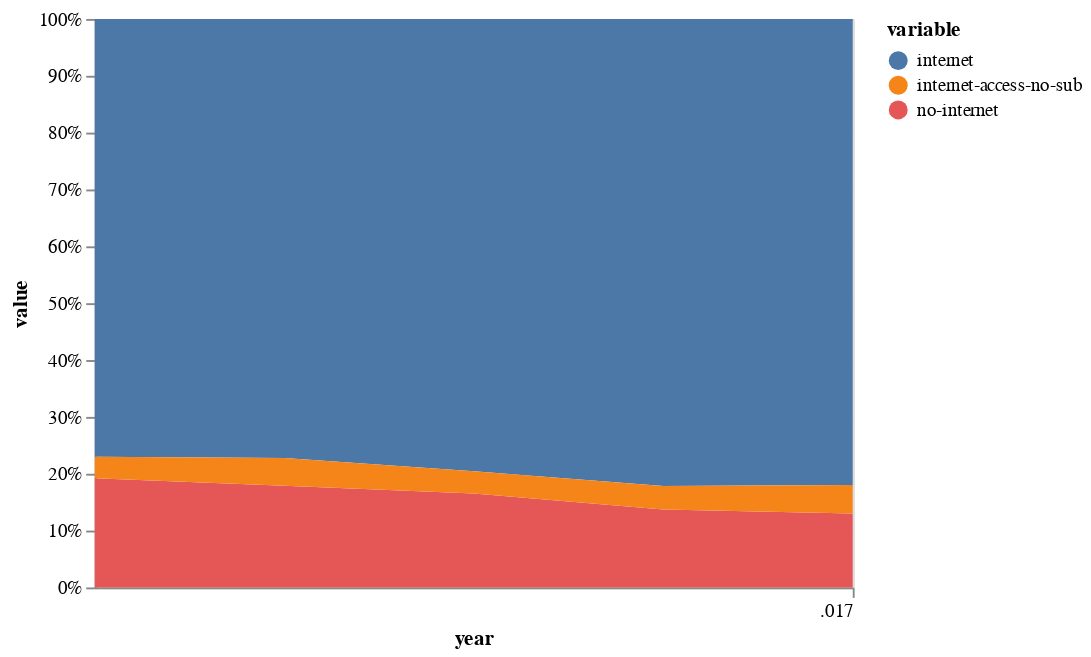

Notebook source saved alongside this figure:
### Markdown cell above
Can you show that as a normalized area chart? I.e. the categories add up to 100%?

Bonus: Figure out how to create a tooltip so when you hover over each area, it tells you the year, category and value.

### Code cell
alt.Chart(internet_vt_long).mark_area().encode(
    x="year:T",
    y=alt.Y("value:Q", stack="normalize"),
    color="variable:N",
    tooltip=['year', 'variable', 'value']
)

### Figure 1 — Vega-Lite specification as saved in the notebook (floating-point values rounded to 4 significant figures)
{"config": {"view": {"continuousWidth": 400, "continuousHeight": 300}}, "data": {"name": "data-22d599d91940b737985e8f9d22af4af2"}, "mark": "area", "encoding": {"color": {"type": "nominal", "field": "variable"}, "tooltip": [{"type": "quantitative", "field": "year"}, {"type": "nominal", "field": "variable"}, {"type": "quantitative", "field": "value"}], "x": {"type": "temporal", "field": "year"}, "y": {"type": "quantitative", "field": "value", "stack": "normalize"}}, "$schema": "https://vega.github.io/schema/vega-lite/v4.0.2.json", "datasets": {"data-22d599d91940b737985e8f9d22af4af2": [{"year": 2013, "variable": "no-internet", "value": 48591}, {"year": 2014, "variable": "no-internet", "value": 46029}, {"year": 2015, "variable": "no-internet", "value": 42129}, {"year": 2016, "variable": "no-internet", "value": 34919}, {"year": 2017, "variable": "no-internet", "value": 33400}, {"year": 2013, "variable": "internet", "value": 195037}, {"year": 2014, "variable": "internet", "value": 198660}, {"year": 2015, "variable": "internet", "value": 202770}, {"year": 2016, "variable": "internet", "value": 209394}, {"year": 2017, "variable": "internet", "value": 210329}, {"year": 2013, "variable": "internet-access-no-sub", "value": 9606}, {"year": 2014, "variable": "internet-access-no-sub", "value": 12540}, {"year": 2015, "variable": "internet-access-no-sub", "value": 9966}, {"year": 2016, "variable": "internet-access-no-sub", "value": 10538}, {"year": 2017, "variable": "internet-access-no-sub", "value": 12900}]}}
